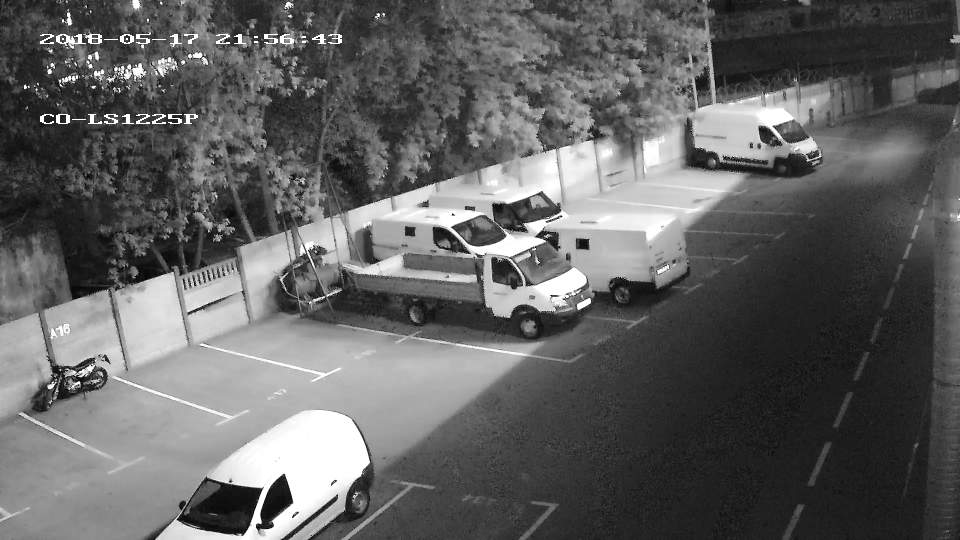
#> input picture Session3/Test4_big_CO-LS1225P.jpg, 1920 x 1080 px (shown at 1/2 size)
$ jupyter execute --allow-errors session3.ipynb
#> lines starting #> are read from the running program, lines starting #| are printed output that depends on the picture
**Промежуточная аттестация 3**

*Применение YOLO*

[cell 1]
import numpy as np
import cv2
import matplotlib.pyplot as plt

[cell 2]
print(cv2.__version__)

Загрузка предобученной модели YOLO:

#> (a cell that did not finish here is left out)

Функция для обнаружения объектов на изображении:

[cell 4]
def detect_objects(image_file):
#> called with image_file = 'Test4_big_CO-LS1225P.jpg'
    img = cv2.imread(image_file) # Загружаем изображение с помощью OpenCV
#> img is the input picture: shape (1080, 1920, 3); min 0, max 255, mean 97.9
    img = cv2.resize(img, None, fx=0.4, fy=0.4) # Можно изменить размер для ускорения
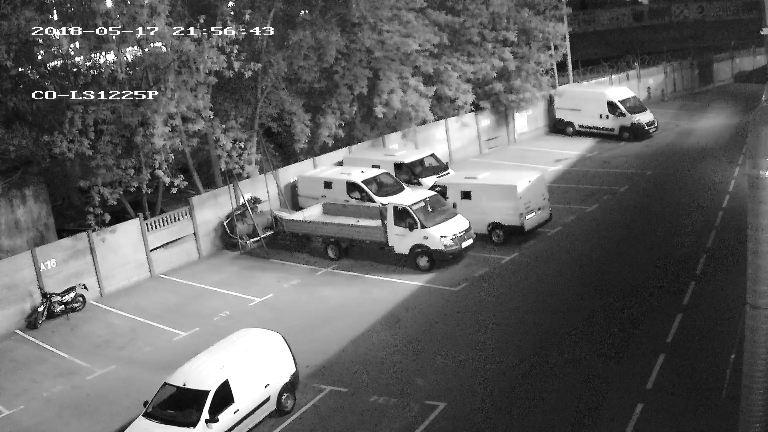
#> img: shape (432, 768, 3); min 0, max 255, mean 97.9
    height, width, channels = img.shape
#> height = 432; width = 768; channels = 3

    # Преобразуем изображение в формат, который подходит для YOLO
    blob = cv2.dnn.blobFromImage(img, 0.00392, (416, 416), (0, 0, 0), True, crop=False)
    yolo_net.setInput(blob)

    # Применяем прямой проход (forward pass) и получаем прогнозы
    outs = yolo_net.forward(output_layers)

    # Информация для показа на экране (название класса, вероятность, координаты ограничивающего прямоугольника)
    class_ids = []
    confidences = []
    boxes = []

    # Проходим по всем обнаруженным объектам
    for out in outs:
        for detection in out:
            scores = detection[5:]
            class_id = np.argmax(scores)
            confidence = scores[class_id]
            if confidence > 0.2: # Устанавливаем порог уверенности
                # Координаты объекта
                center_x = int(detection[0] * width)
                center_y = int(detection[1] * height)
                w = int(detection[2] * width)
                h = int(detection[3] * height)

                # Координаты верхнего левого угла прямоугольника
                x = int(center_x - w / 2)
                y = int(center_y - h / 2)

                boxes.append([x, y, w, h])
                confidences.append(float(confidence))
                class_ids.append(class_id)

    # Применяем подавление немаксимальных значений для устранения слабых перекрытий
    indexes = cv2.dnn.NMSBoxes(boxes, confidences, 0.5, 0.4)

    # Показываем информацию на экране
    font = cv2.FONT_HERSHEY_PLAIN
    colors = np.random.uniform(0, 255, size=(len(classes), 3))

    for i in range(len(boxes)):
        if i in indexes:
            label = str(classes[class_ids[i]])
            color = colors[i]
            x, y, w, h = boxes[i]
            cv2.rectangle(img, (x, y), (x + w, y + h), color, 2)
            cv2.putText(img, label + " " + str(round(confidences[i], 2)), (x, y + 30), font, 0.9, color, 1)  #Размер шрифта 0.9 и толщина линии 1

    # Показываем изображение с обнаруженными объектами
    plt.figure(figsize=(10, 10))
    plt.imshow(cv2.cvtColor(img, cv2.COLOR_BGR2RGB))
    plt.show()
